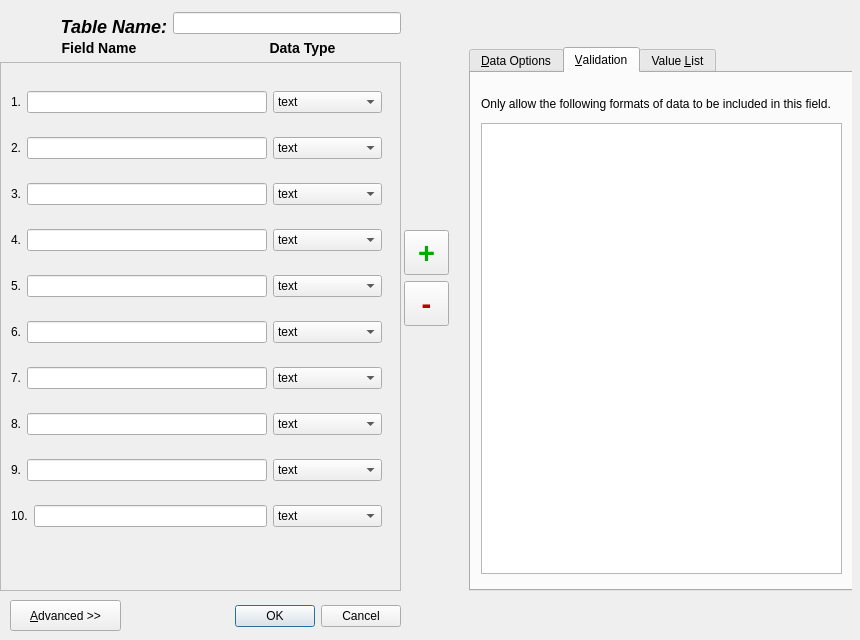
<?xml version="1.0" encoding="UTF-8"?>
<ui version="4.0">
 <class>createTable</class>
 <widget class="QDialog" name="createTable">
  <property name="windowModality">
   <enum>Qt::ApplicationModal</enum>
  </property>
  <property name="geometry">
   <rect>
    <x>0</x>
    <y>0</y>
    <width>860</width>
    <height>640</height>
   </rect>
  </property>
  <property name="minimumSize">
   <size>
    <width>600</width>
    <height>400</height>
   </size>
  </property>
  <property name="windowTitle">
   <string>Records - Create Table</string>
  </property>
  <property name="modal">
   <bool>true</bool>
  </property>
  <widget class="QDialogButtonBox" name="buttonBox">
   <property name="geometry">
    <rect>
     <x>10</x>
     <y>600</y>
     <width>391</width>
     <height>32</height>
    </rect>
   </property>
   <property name="orientation">
    <enum>Qt::Horizontal</enum>
   </property>
   <property name="standardButtons">
    <set>QDialogButtonBox::Cancel|QDialogButtonBox::Ok</set>
   </property>
  </widget>
  <widget class="QPushButton" name="moreButton">
   <property name="geometry">
    <rect>
     <x>10</x>
     <y>600</y>
     <width>111</width>
     <height>31</height>
    </rect>
   </property>
   <property name="text">
    <string>&amp;Advanced &gt;&gt;</string>
   </property>
  </widget>
  <widget class="QFrame" name="frame">
   <property name="geometry">
    <rect>
     <x>460</x>
     <y>10</y>
     <width>392</width>
     <height>621</height>
    </rect>
   </property>
   <layout class="QVBoxLayout" name="verticalLayout">
    <item>
     <spacer name="verticalSpacer">
      <property name="orientation">
       <enum>Qt::Vertical</enum>
      </property>
      <property name="sizeType">
       <enum>QSizePolicy::Minimum</enum>
      </property>
      <property name="sizeHint" stdset="0">
       <size>
        <width>20</width>
        <height>28</height>
       </size>
      </property>
     </spacer>
    </item>
    <item>
     <widget class="QTabWidget" name="tabWidget">
      <property name="sizePolicy">
       <sizepolicy hsizetype="MinimumExpanding" vsizetype="MinimumExpanding">
        <horstretch>0</horstretch>
        <verstretch>0</verstretch>
       </sizepolicy>
      </property>
      <property name="minimumSize">
       <size>
        <width>390</width>
        <height>0</height>
       </size>
      </property>
      <property name="currentIndex">
       <number>1</number>
      </property>
      <widget class="QWidget" name="nullTab">
       <attribute name="title">
        <string>&amp;Data Options</string>
       </attribute>
       <widget class="QWidget" name="layoutWidget">
        <property name="geometry">
         <rect>
          <x>11</x>
          <y>21</y>
          <width>361</width>
          <height>471</height>
         </rect>
        </property>
        <layout class="QGridLayout" name="gridLayout_3">
         <item row="0" column="0" colspan="2">
          <widget class="QCheckBox" name="nullCheckBox">
           <property name="text">
            <string>A value in this field is required. (NOT NULL)</string>
           </property>
          </widget>
         </item>
         <item row="1" column="0" colspan="2">
          <layout class="QHBoxLayout" name="horizontalLayout_11">
           <item>
            <widget class="QLineEdit" name="defaultLineEdit">
             <property name="placeholderText">
              <string>Default value</string>
             </property>
            </widget>
           </item>
           <item>
            <widget class="QLabel" name="label_12">
             <property name="text">
              <string>will be entered into this field automatically.</string>
             </property>
             <property name="wordWrap">
              <bool>true</bool>
             </property>
            </widget>
           </item>
          </layout>
         </item>
         <item row="2" column="0">
          <widget class="QSpinBox" name="minSpinBox">
           <property name="minimum">
            <number>-999999999</number>
           </property>
           <property name="maximum">
            <number>99999999</number>
           </property>
          </widget>
         </item>
         <item row="2" column="1">
          <widget class="QLabel" name="label_13">
           <property name="text">
            <string>is the minimum value.</string>
           </property>
          </widget>
         </item>
         <item row="3" column="0">
          <widget class="QSpinBox" name="maxSpinBox">
           <property name="maximum">
            <number>999999999</number>
           </property>
           <property name="value">
            <number>100</number>
           </property>
          </widget>
         </item>
         <item row="3" column="1">
          <widget class="QLabel" name="label_14">
           <property name="text">
            <string>is the maximum value.</string>
           </property>
          </widget>
         </item>
         <item row="4" column="1">
          <spacer name="verticalSpacer_3">
           <property name="orientation">
            <enum>Qt::Vertical</enum>
           </property>
           <property name="sizeHint" stdset="0">
            <size>
             <width>20</width>
             <height>40</height>
            </size>
           </property>
          </spacer>
         </item>
        </layout>
       </widget>
      </widget>
      <widget class="QWidget" name="validationTab">
       <attribute name="title">
        <string>&amp;Validation</string>
       </attribute>
       <widget class="QLabel" name="label_15">
        <property name="geometry">
         <rect>
          <x>10</x>
          <y>10</y>
          <width>351</width>
          <height>41</height>
         </rect>
        </property>
        <property name="text">
         <string>Only allow the following formats of data to be included in this field.</string>
        </property>
        <property name="wordWrap">
         <bool>true</bool>
        </property>
       </widget>
       <widget class="QListWidget" name="validList">
        <property name="geometry">
         <rect>
          <x>10</x>
          <y>50</y>
          <width>361</width>
          <height>451</height>
         </rect>
        </property>
       </widget>
      </widget>
      <widget class="QWidget" name="listTab">
       <attribute name="title">
        <string>Value &amp;List</string>
       </attribute>
       <widget class="QLabel" name="label_16">
        <property name="geometry">
         <rect>
          <x>10</x>
          <y>10</y>
          <width>361</width>
          <height>31</height>
         </rect>
        </property>
        <property name="text">
         <string>Create a drop down menu of choices to choose from, for data such as the days of the week or place names.</string>
        </property>
        <property name="wordWrap">
         <bool>true</bool>
        </property>
       </widget>
       <widget class="QListWidget" name="enumList">
        <property name="geometry">
         <rect>
          <x>10</x>
          <y>50</y>
          <width>371</width>
          <height>451</height>
         </rect>
        </property>
       </widget>
      </widget>
     </widget>
    </item>
    <item>
     <spacer name="verticalSpacer_2">
      <property name="orientation">
       <enum>Qt::Vertical</enum>
      </property>
      <property name="sizeType">
       <enum>QSizePolicy::Minimum</enum>
      </property>
      <property name="sizeHint" stdset="0">
       <size>
        <width>20</width>
        <height>31</height>
       </size>
      </property>
     </spacer>
    </item>
   </layout>
  </widget>
  <widget class="QWidget" name="layoutWidget">
   <property name="geometry">
    <rect>
     <x>400</x>
     <y>230</y>
     <width>53</width>
     <height>98</height>
    </rect>
   </property>
   <layout class="QGridLayout" name="gridLayout">
    <item row="0" column="0">
     <widget class="QToolButton" name="addColumnBtn">
      <property name="minimumSize">
       <size>
        <width>45</width>
        <height>45</height>
       </size>
      </property>
      <property name="font">
       <font>
        <pointsize>22</pointsize>
        <weight>75</weight>
        <bold>true</bold>
       </font>
      </property>
      <property name="toolTip">
       <string>Add a field after the existing columns.</string>
      </property>
      <property name="styleSheet">
       <string notr="true">QToolButton { color: rgb(0, 170, 0); }</string>
      </property>
      <property name="text">
       <string>+</string>
      </property>
     </widget>
    </item>
    <item row="1" column="0">
     <widget class="QToolButton" name="delColumnBtn">
      <property name="minimumSize">
       <size>
        <width>45</width>
        <height>45</height>
       </size>
      </property>
      <property name="baseSize">
       <size>
        <width>45</width>
        <height>0</height>
       </size>
      </property>
      <property name="font">
       <font>
        <pointsize>22</pointsize>
        <weight>75</weight>
        <bold>true</bold>
       </font>
      </property>
      <property name="toolTip">
       <string>Remove a field - will remove data in this column!</string>
      </property>
      <property name="styleSheet">
       <string notr="true">QToolButton { color: rgb(188, 0, 0); }</string>
      </property>
      <property name="text">
       <string>-</string>
      </property>
     </widget>
    </item>
   </layout>
  </widget>
  <widget class="QWidget" name="layoutWidget">
   <property name="geometry">
    <rect>
     <x>0</x>
     <y>40</y>
     <width>401</width>
     <height>551</height>
    </rect>
   </property>
   <layout class="QGridLayout" name="gridLayout_2">
    <item row="0" column="0">
     <widget class="QLabel" name="label_10">
      <property name="text">
       <string>&lt;h3&gt;Field Name&lt;/h3&gt;</string>
      </property>
      <property name="textFormat">
       <enum>Qt::RichText</enum>
      </property>
      <property name="alignment">
       <set>Qt::AlignCenter</set>
      </property>
     </widget>
    </item>
    <item row="0" column="1">
     <widget class="QLabel" name="label_11">
      <property name="text">
       <string>&lt;h3&gt;Data Type&lt;/h3&gt;</string>
      </property>
      <property name="textFormat">
       <enum>Qt::RichText</enum>
      </property>
      <property name="alignment">
       <set>Qt::AlignCenter</set>
      </property>
     </widget>
    </item>
    <item row="1" column="0" colspan="2">
     <widget class="QScrollArea" name="scrollArea">
      <property name="horizontalScrollBarPolicy">
       <enum>Qt::ScrollBarAlwaysOff</enum>
      </property>
      <property name="widgetResizable">
       <bool>true</bool>
      </property>
      <widget class="QWidget" name="scrollAreaWidgetContents">
       <property name="geometry">
        <rect>
         <x>0</x>
         <y>0</y>
         <width>397</width>
         <height>523</height>
        </rect>
       </property>
       <widget class="QWidget" name="layoutWidget">
        <property name="geometry">
         <rect>
          <x>10</x>
          <y>10</y>
          <width>371</width>
          <height>481</height>
         </rect>
        </property>
        <layout class="QVBoxLayout" name="verticalLayout_2">
         <item>
          <layout class="QHBoxLayout" name="horizontalLayout">
           <item>
            <widget class="QLabel" name="label1">
             <property name="text">
              <string>1.</string>
             </property>
             <property name="buddy">
              <cstring>fieldName1</cstring>
             </property>
            </widget>
           </item>
           <item>
            <widget class="QLineEdit" name="fieldName1"/>
           </item>
           <item>
            <widget class="QComboBox" name="fieldDataType1">
             <item>
              <property name="text">
               <string>text</string>
              </property>
             </item>
             <item>
              <property name="text">
               <string>decimal</string>
              </property>
             </item>
             <item>
              <property name="text">
               <string>whole number</string>
              </property>
             </item>
             <item>
              <property name="text">
               <string>long number</string>
              </property>
             </item>
             <item>
              <property name="text">
               <string>notes</string>
              </property>
             </item>
             <item>
              <property name="text">
               <string>date</string>
              </property>
             </item>
             <item>
              <property name="text">
               <string>timestamp</string>
              </property>
             </item>
             <item>
              <property name="text">
               <string>date time</string>
              </property>
             </item>
             <item>
              <property name="text">
               <string>True or False</string>
              </property>
             </item>
             <item>
              <property name="text">
               <string>Data blob</string>
              </property>
             </item>
             <item>
              <property name="text">
               <string>primary key</string>
              </property>
             </item>
             <item>
              <property name="text">
               <string>foreign key</string>
              </property>
             </item>
            </widget>
           </item>
          </layout>
         </item>
         <item>
          <layout class="QHBoxLayout" name="horizontalLayout_2">
           <item>
            <widget class="QLabel" name="label">
             <property name="text">
              <string>2.</string>
             </property>
             <property name="buddy">
              <cstring>fieldName2</cstring>
             </property>
            </widget>
           </item>
           <item>
            <widget class="QLineEdit" name="fieldName2"/>
           </item>
           <item>
            <widget class="QComboBox" name="fieldDataType2">
             <item>
              <property name="text">
               <string>text</string>
              </property>
             </item>
             <item>
              <property name="text">
               <string>decimal</string>
              </property>
             </item>
             <item>
              <property name="text">
               <string>whole number</string>
              </property>
             </item>
             <item>
              <property name="text">
               <string>long number</string>
              </property>
             </item>
             <item>
              <property name="text">
               <string>notes</string>
              </property>
             </item>
             <item>
              <property name="text">
               <string>date</string>
              </property>
             </item>
             <item>
              <property name="text">
               <string>timestamp</string>
              </property>
             </item>
             <item>
              <property name="text">
               <string>date time</string>
              </property>
             </item>
             <item>
              <property name="text">
               <string>True or False</string>
              </property>
             </item>
             <item>
              <property name="text">
               <string>Data blob</string>
              </property>
             </item>
             <item>
              <property name="text">
               <string>primary key</string>
              </property>
             </item>
             <item>
              <property name="text">
               <string>foreign key</string>
              </property>
             </item>
            </widget>
           </item>
          </layout>
         </item>
         <item>
          <layout class="QHBoxLayout" name="horizontalLayout_3">
           <item>
            <widget class="QLabel" name="label_2">
             <property name="text">
              <string>3.</string>
             </property>
             <property name="buddy">
              <cstring>fieldName3</cstring>
             </property>
            </widget>
           </item>
           <item>
            <widget class="QLineEdit" name="fieldName3"/>
           </item>
           <item>
            <widget class="QComboBox" name="fieldDataType3">
             <item>
              <property name="text">
               <string>text</string>
              </property>
             </item>
             <item>
              <property name="text">
               <string>decimal</string>
              </property>
             </item>
             <item>
              <property name="text">
               <string>whole number</string>
              </property>
             </item>
             <item>
              <property name="text">
               <string>long number</string>
              </property>
             </item>
             <item>
              <property name="text">
               <string>notes</string>
              </property>
             </item>
             <item>
              <property name="text">
               <string>date</string>
              </property>
             </item>
             <item>
              <property name="text">
               <string>timestamp</string>
              </property>
             </item>
             <item>
              <property name="text">
               <string>date time</string>
              </property>
             </item>
             <item>
              <property name="text">
               <string>True or False</string>
              </property>
             </item>
             <item>
              <property name="text">
               <string>Data blob</string>
              </property>
             </item>
             <item>
              <property name="text">
               <string>primary key</string>
              </property>
             </item>
             <item>
              <property name="text">
               <string>foreign key</string>
              </property>
             </item>
            </widget>
           </item>
          </layout>
         </item>
         <item>
          <layout class="QHBoxLayout" name="horizontalLayout_4">
           <item>
            <widget class="QLabel" name="label_3">
             <property name="text">
              <string>4.</string>
             </property>
             <property name="buddy">
              <cstring>fieldName4</cstring>
             </property>
            </widget>
           </item>
           <item>
            <widget class="QLineEdit" name="fieldName4"/>
           </item>
           <item>
            <widget class="QComboBox" name="fieldDataType4">
             <item>
              <property name="text">
               <string>text</string>
              </property>
             </item>
             <item>
              <property name="text">
               <string>decimal</string>
              </property>
             </item>
             <item>
              <property name="text">
               <string>whole number</string>
              </property>
             </item>
             <item>
              <property name="text">
               <string>long number</string>
              </property>
             </item>
             <item>
              <property name="text">
               <string>notes</string>
              </property>
             </item>
             <item>
              <property name="text">
               <string>date</string>
              </property>
             </item>
             <item>
              <property name="text">
               <string>timestamp</string>
              </property>
             </item>
             <item>
              <property name="text">
               <string>date time</string>
              </property>
             </item>
             <item>
              <property name="text">
               <string>True or False</string>
              </property>
             </item>
             <item>
              <property name="text">
               <string>Data blob</string>
              </property>
             </item>
             <item>
              <property name="text">
               <string>primary key</string>
              </property>
             </item>
             <item>
              <property name="text">
               <string>foreign key</string>
              </property>
             </item>
            </widget>
           </item>
          </layout>
         </item>
         <item>
          <layout class="QHBoxLayout" name="horizontalLayout_9">
           <item>
            <widget class="QLabel" name="label_4">
             <property name="text">
              <string>5.</string>
             </property>
             <property name="buddy">
              <cstring>fieldName5</cstring>
             </property>
            </widget>
           </item>
           <item>
            <widget class="QLineEdit" name="fieldName5"/>
           </item>
           <item>
            <widget class="QComboBox" name="fieldDataType5">
             <item>
              <property name="text">
               <string>text</string>
              </property>
             </item>
             <item>
              <property name="text">
               <string>decimal</string>
              </property>
             </item>
             <item>
              <property name="text">
               <string>whole number</string>
              </property>
             </item>
             <item>
              <property name="text">
               <string>long number</string>
              </property>
             </item>
             <item>
              <property name="text">
               <string>notes</string>
              </property>
             </item>
             <item>
              <property name="text">
               <string>date</string>
              </property>
             </item>
             <item>
              <property name="text">
               <string>timestamp</string>
              </property>
             </item>
             <item>
              <property name="text">
               <string>date time</string>
              </property>
             </item>
             <item>
              <property name="text">
               <string>True or False</string>
              </property>
             </item>
             <item>
              <property name="text">
               <string>Data blob</string>
              </property>
             </item>
             <item>
              <property name="text">
               <string>primary key</string>
              </property>
             </item>
             <item>
              <property name="text">
               <string>foreign key</string>
              </property>
             </item>
            </widget>
           </item>
          </layout>
         </item>
         <item>
          <layout class="QHBoxLayout" name="horizontalLayout_8">
           <item>
            <widget class="QLabel" name="label_5">
             <property name="text">
              <string>6.</string>
             </property>
             <property name="buddy">
              <cstring>fieldName6</cstring>
             </property>
            </widget>
           </item>
           <item>
            <widget class="QLineEdit" name="fieldName6"/>
           </item>
           <item>
            <widget class="QComboBox" name="fieldDataType6">
             <item>
              <property name="text">
               <string>text</string>
              </property>
             </item>
             <item>
              <property name="text">
               <string>decimal</string>
              </property>
             </item>
             <item>
              <property name="text">
               <string>whole number</string>
              </property>
             </item>
             <item>
              <property name="text">
               <string>long number</string>
              </property>
             </item>
             <item>
              <property name="text">
               <string>notes</string>
              </property>
             </item>
             <item>
              <property name="text">
               <string>date</string>
              </property>
             </item>
             <item>
              <property name="text">
               <string>timestamp</string>
              </property>
             </item>
             <item>
              <property name="text">
               <string>date time</string>
              </property>
             </item>
             <item>
              <property name="text">
               <string>True or False</string>
              </property>
             </item>
             <item>
              <property name="text">
               <string>Data blob</string>
              </property>
             </item>
             <item>
              <property name="text">
               <string>primary key</string>
              </property>
             </item>
             <item>
              <property name="text">
               <string>foreign key</string>
              </property>
             </item>
            </widget>
           </item>
          </layout>
         </item>
         <item>
          <layout class="QHBoxLayout" name="horizontalLayout_7">
           <item>
            <widget class="QLabel" name="label_6">
             <property name="text">
              <string>7.</string>
             </property>
             <property name="buddy">
              <cstring>fieldName7</cstring>
             </property>
            </widget>
           </item>
           <item>
            <widget class="QLineEdit" name="fieldName7"/>
           </item>
           <item>
            <widget class="QComboBox" name="fieldDataType7">
             <item>
              <property name="text">
               <string>text</string>
              </property>
             </item>
             <item>
              <property name="text">
               <string>decimal</string>
              </property>
             </item>
             <item>
              <property name="text">
               <string>whole number</string>
              </property>
             </item>
             <item>
              <property name="text">
               <string>long number</string>
              </property>
             </item>
             <item>
              <property name="text">
               <string>notes</string>
              </property>
             </item>
             <item>
              <property name="text">
               <string>date</string>
              </property>
             </item>
             <item>
              <property name="text">
               <string>timestamp</string>
              </property>
             </item>
             <item>
              <property name="text">
               <string>date time</string>
              </property>
             </item>
             <item>
              <property name="text">
               <string>True or False</string>
              </property>
             </item>
             <item>
              <property name="text">
               <string>Data blob</string>
              </property>
             </item>
             <item>
              <property name="text">
               <string>primary key</string>
              </property>
             </item>
             <item>
              <property name="text">
               <string>foreign key</string>
              </property>
             </item>
            </widget>
           </item>
          </layout>
         </item>
         <item>
          <layout class="QHBoxLayout" name="horizontalLayout_6">
           <item>
            <widget class="QLabel" name="label_7">
             <property name="text">
              <string>8.</string>
             </property>
             <property name="buddy">
              <cstring>fieldName8</cstring>
             </property>
            </widget>
           </item>
           <item>
            <widget class="QLineEdit" name="fieldName8"/>
           </item>
           <item>
            <widget class="QComboBox" name="fieldDataType8">
             <item>
              <property name="text">
               <string>text</string>
              </property>
             </item>
             <item>
              <property name="text">
               <string>decimal</string>
              </property>
             </item>
             <item>
              <property name="text">
               <string>whole number</string>
              </property>
             </item>
             <item>
              <property name="text">
               <string>long number</string>
              </property>
             </item>
             <item>
              <property name="text">
               <string>notes</string>
              </property>
             </item>
             <item>
              <property name="text">
               <string>date</string>
              </property>
             </item>
             <item>
              <property name="text">
               <string>timestamp</string>
              </property>
             </item>
             <item>
              <property name="text">
               <string>date time</string>
              </property>
             </item>
             <item>
              <property name="text">
               <string>True or False</string>
              </property>
             </item>
             <item>
              <property name="text">
               <string>Data blob</string>
              </property>
             </item>
             <item>
              <property name="text">
               <string>primary key</string>
              </property>
             </item>
             <item>
              <property name="text">
               <string>foreign key</string>
              </property>
             </item>
            </widget>
           </item>
          </layout>
         </item>
         <item>
          <layout class="QHBoxLayout" name="horizontalLayout_5">
           <item>
            <widget class="QLabel" name="label_8">
             <property name="text">
              <string>9.</string>
             </property>
             <property name="buddy">
              <cstring>fieldName9</cstring>
             </property>
            </widget>
           </item>
           <item>
            <widget class="QLineEdit" name="fieldName9"/>
           </item>
           <item>
            <widget class="QComboBox" name="fieldDataType9">
             <item>
              <property name="text">
               <string>text</string>
              </property>
             </item>
             <item>
              <property name="text">
               <string>decimal</string>
              </property>
             </item>
             <item>
              <property name="text">
               <string>whole number</string>
              </property>
             </item>
             <item>
              <property name="text">
               <string>long number</string>
              </property>
             </item>
             <item>
              <property name="text">
               <string>notes</string>
              </property>
             </item>
             <item>
              <property name="text">
               <string>date</string>
              </property>
             </item>
             <item>
              <property name="text">
               <string>timestamp</string>
              </property>
             </item>
             <item>
              <property name="text">
               <string>date time</string>
              </property>
             </item>
             <item>
              <property name="text">
               <string>True or False</string>
              </property>
             </item>
             <item>
              <property name="text">
               <string>Data blob</string>
              </property>
             </item>
             <item>
              <property name="text">
               <string>primary key</string>
              </property>
             </item>
             <item>
              <property name="text">
               <string>foreign key</string>
              </property>
             </item>
            </widget>
           </item>
          </layout>
         </item>
         <item>
          <layout class="QHBoxLayout" name="horizontalLayout_10">
           <item>
            <widget class="QLabel" name="label_9">
             <property name="text">
              <string>10.</string>
             </property>
             <property name="buddy">
              <cstring>fieldName10</cstring>
             </property>
            </widget>
           </item>
           <item>
            <widget class="QLineEdit" name="fieldName10"/>
           </item>
           <item>
            <widget class="QComboBox" name="fieldDataType10">
             <item>
              <property name="text">
               <string>text</string>
              </property>
             </item>
             <item>
              <property name="text">
               <string>decimal</string>
              </property>
             </item>
             <item>
              <property name="text">
               <string>whole number</string>
              </property>
             </item>
             <item>
              <property name="text">
               <string>long number</string>
              </property>
             </item>
             <item>
              <property name="text">
               <string>notes</string>
              </property>
             </item>
             <item>
              <property name="text">
               <string>date</string>
              </property>
             </item>
             <item>
              <property name="text">
               <string>timestamp</string>
              </property>
             </item>
             <item>
              <property name="text">
               <string>date time</string>
              </property>
             </item>
             <item>
              <property name="text">
               <string>True or False</string>
              </property>
             </item>
             <item>
              <property name="text">
               <string>Data blob</string>
              </property>
             </item>
             <item>
              <property name="text">
               <string>primary key</string>
              </property>
             </item>
             <item>
              <property name="text">
               <string>foreign key</string>
              </property>
             </item>
            </widget>
           </item>
          </layout>
         </item>
        </layout>
       </widget>
      </widget>
     </widget>
    </item>
   </layout>
  </widget>
  <widget class="QWidget" name="layoutWidget">
   <property name="geometry">
    <rect>
     <x>60</x>
     <y>10</y>
     <width>341</width>
     <height>27</height>
    </rect>
   </property>
   <layout class="QHBoxLayout" name="horizontalLayout_12">
    <item>
     <widget class="QLabel" name="label_17">
      <property name="font">
       <font>
        <italic>true</italic>
       </font>
      </property>
      <property name="text">
       <string>&lt;h2&gt;Table Name:</string>
      </property>
      <property name="textFormat">
       <enum>Qt::RichText</enum>
      </property>
      <property name="alignment">
       <set>Qt::AlignBottom|Qt::AlignRight|Qt::AlignTrailing</set>
      </property>
      <property name="buddy">
       <cstring>lineEdit</cstring>
      </property>
     </widget>
    </item>
    <item>
     <widget class="QLineEdit" name="lineEdit"/>
    </item>
   </layout>
  </widget>
  <zorder>layoutWidget</zorder>
  <zorder>frame</zorder>
  <zorder>layoutWidget</zorder>
  <zorder>buttonBox</zorder>
  <zorder>moreButton</zorder>
  <zorder>layoutWidget</zorder>
 </widget>
 <tabstops>
  <tabstop>lineEdit</tabstop>
  <tabstop>fieldName1</tabstop>
  <tabstop>fieldDataType1</tabstop>
  <tabstop>fieldName2</tabstop>
  <tabstop>fieldDataType2</tabstop>
  <tabstop>fieldName3</tabstop>
  <tabstop>fieldDataType3</tabstop>
  <tabstop>fieldName4</tabstop>
  <tabstop>fieldDataType4</tabstop>
  <tabstop>fieldName5</tabstop>
  <tabstop>fieldDataType5</tabstop>
  <tabstop>fieldName6</tabstop>
  <tabstop>fieldDataType6</tabstop>
  <tabstop>fieldName7</tabstop>
  <tabstop>fieldDataType7</tabstop>
  <tabstop>fieldName8</tabstop>
  <tabstop>fieldDataType8</tabstop>
  <tabstop>fieldName9</tabstop>
  <tabstop>fieldDataType9</tabstop>
  <tabstop>fieldName10</tabstop>
  <tabstop>fieldDataType10</tabstop>
  <tabstop>buttonBox</tabstop>
  <tabstop>tabWidget</tabstop>
  <tabstop>enumList</tabstop>
  <tabstop>scrollArea</tabstop>
  <tabstop>addColumnBtn</tabstop>
  <tabstop>delColumnBtn</tabstop>
  <tabstop>nullCheckBox</tabstop>
  <tabstop>defaultLineEdit</tabstop>
  <tabstop>minSpinBox</tabstop>
  <tabstop>maxSpinBox</tabstop>
  <tabstop>validList</tabstop>
  <tabstop>moreButton</tabstop>
 </tabstops>
 <resources/>
 <connections>
  <connection>
   <sender>buttonBox</sender>
   <signal>rejected()</signal>
   <receiver>createTable</receiver>
   <slot>reject()</slot>
   <hints>
    <hint type="sourcelabel">
     <x>316</x>
     <y>600</y>
    </hint>
    <hint type="destinationlabel">
     <x>286</x>
     <y>274</y>
    </hint>
   </hints>
  </connection>
  <connection>
   <sender>buttonBox</sender>
   <signal>accepted()</signal>
   <receiver>createTable</receiver>
   <slot>accept()</slot>
   <hints>
    <hint type="sourcelabel">
     <x>248</x>
     <y>600</y>
    </hint>
    <hint type="destinationlabel">
     <x>157</x>
     <y>274</y>
    </hint>
   </hints>
  </connection>
  <connection>
   <sender>moreButton</sender>
   <signal>toggled(bool)</signal>
   <receiver>frame</receiver>
   <slot>setVisible(bool)</slot>
   <hints>
    <hint type="sourcelabel">
     <x>65</x>
     <y>616</y>
    </hint>
    <hint type="destinationlabel">
     <x>478</x>
     <y>593</y>
    </hint>
   </hints>
  </connection>
 </connections>
</ui>
